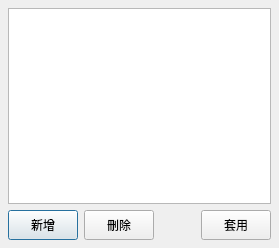
<?xml version="1.0" encoding="UTF-8"?>
<ui version="4.0">
 <class>Dialog</class>
 <widget class="QDialog" name="Dialog">
  <property name="geometry">
   <rect>
    <x>0</x>
    <y>0</y>
    <width>279</width>
    <height>248</height>
   </rect>
  </property>
  <property name="windowTitle">
   <string>編輯標籤</string>
  </property>
  <property name="modal">
   <bool>true</bool>
  </property>
  <layout class="QVBoxLayout" name="verticalLayout">
   <property name="leftMargin">
    <number>8</number>
   </property>
   <property name="topMargin">
    <number>8</number>
   </property>
   <property name="rightMargin">
    <number>8</number>
   </property>
   <property name="bottomMargin">
    <number>8</number>
   </property>
   <item>
    <widget class="QListWidget" name="tag_list">
     <property name="editTriggers">
      <set>QAbstractItemView::NoEditTriggers</set>
     </property>
     <property name="selectionMode">
      <enum>QAbstractItemView::ExtendedSelection</enum>
     </property>
    </widget>
   </item>
   <item>
    <layout class="QHBoxLayout" name="horizontalLayout">
     <item>
      <widget class="QPushButton" name="add_button">
       <property name="sizePolicy">
        <sizepolicy hsizetype="Fixed" vsizetype="Fixed">
         <horstretch>0</horstretch>
         <verstretch>0</verstretch>
        </sizepolicy>
       </property>
       <property name="minimumSize">
        <size>
         <width>70</width>
         <height>30</height>
        </size>
       </property>
       <property name="maximumSize">
        <size>
         <width>70</width>
         <height>16777215</height>
        </size>
       </property>
       <property name="baseSize">
        <size>
         <width>0</width>
         <height>0</height>
        </size>
       </property>
       <property name="text">
        <string>新增</string>
       </property>
      </widget>
     </item>
     <item>
      <widget class="QPushButton" name="del_button">
       <property name="sizePolicy">
        <sizepolicy hsizetype="Fixed" vsizetype="Fixed">
         <horstretch>0</horstretch>
         <verstretch>0</verstretch>
        </sizepolicy>
       </property>
       <property name="minimumSize">
        <size>
         <width>70</width>
         <height>30</height>
        </size>
       </property>
       <property name="maximumSize">
        <size>
         <width>70</width>
         <height>16777215</height>
        </size>
       </property>
       <property name="baseSize">
        <size>
         <width>0</width>
         <height>0</height>
        </size>
       </property>
       <property name="text">
        <string>刪除</string>
       </property>
      </widget>
     </item>
     <item>
      <spacer name="horizontalSpacer">
       <property name="orientation">
        <enum>Qt::Horizontal</enum>
       </property>
       <property name="sizeHint" stdset="0">
        <size>
         <width>40</width>
         <height>20</height>
        </size>
       </property>
      </spacer>
     </item>
     <item>
      <widget class="QPushButton" name="apply_button">
       <property name="sizePolicy">
        <sizepolicy hsizetype="Fixed" vsizetype="Fixed">
         <horstretch>0</horstretch>
         <verstretch>0</verstretch>
        </sizepolicy>
       </property>
       <property name="minimumSize">
        <size>
         <width>70</width>
         <height>30</height>
        </size>
       </property>
       <property name="maximumSize">
        <size>
         <width>70</width>
         <height>16777215</height>
        </size>
       </property>
       <property name="baseSize">
        <size>
         <width>0</width>
         <height>0</height>
        </size>
       </property>
       <property name="text">
        <string>套用</string>
       </property>
      </widget>
     </item>
    </layout>
   </item>
  </layout>
 </widget>
 <resources/>
 <connections/>
</ui>
